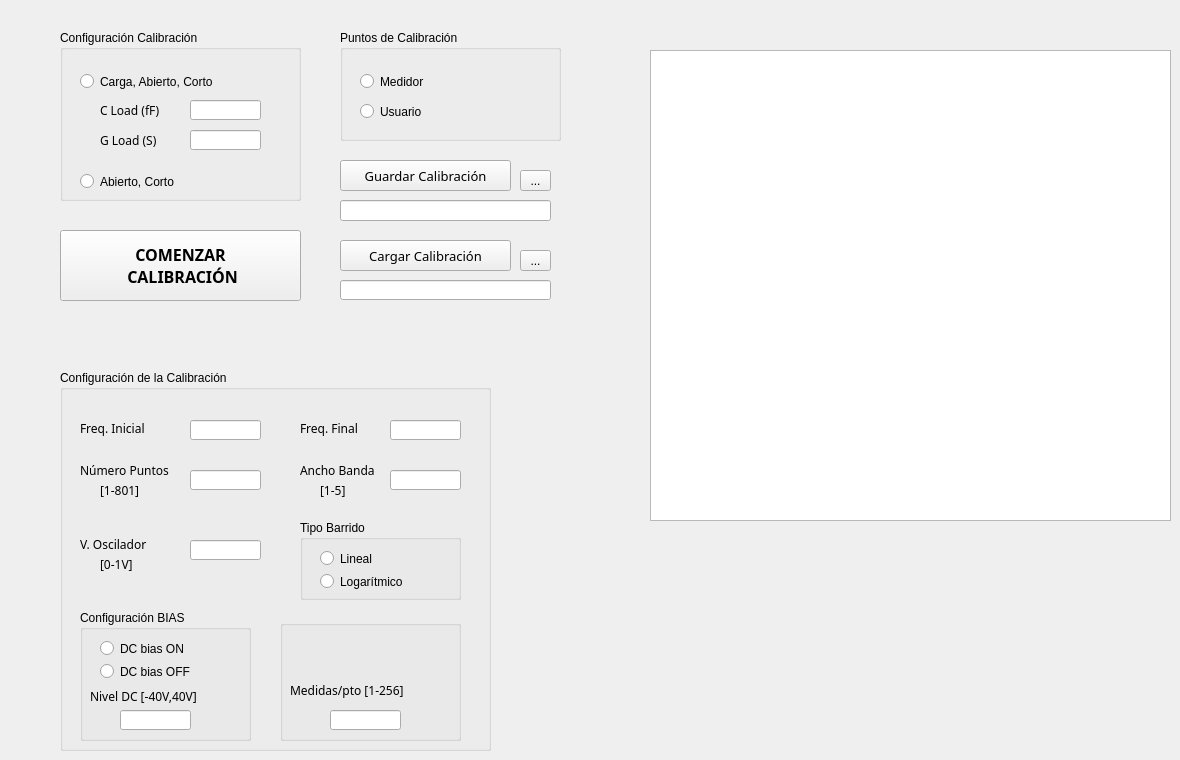
         <widget class="QWidget" name="calibracion">
          <property name="acceptDrops">
           <bool>false</bool>
          </property>
          <attribute name="title">
           <string>CALIBRACIÓN</string>
          </attribute>
          <widget class="QPushButton" name="GO_CAL">
           <property name="geometry">
            <rect>
             <x>60</x>
             <y>230</y>
             <width>241</width>
             <height>71</height>
            </rect>
           </property>
           <property name="font">
            <font>
             <family>Courier 10 Pitch</family>
             <pointsize>12</pointsize>
             <weight>75</weight>
             <bold>true</bold>
            </font>
           </property>
           <property name="text">
            <string>COMENZAR 
 CALIBRACIÓN</string>
           </property>
          </widget>
          <widget class="QPushButton" name="SAVE_CAL">
           <property name="geometry">
            <rect>
             <x>340</x>
             <y>160</y>
             <width>171</width>
             <height>31</height>
            </rect>
           </property>
           <property name="font">
            <font>
             <family>Courier 10 Pitch</family>
             <pointsize>10</pointsize>
            </font>
           </property>
           <property name="text">
            <string>Guardar Calibración</string>
           </property>
          </widget>
          <widget class="QGroupBox" name="groupBox_5">
           <property name="geometry">
            <rect>
             <x>60</x>
             <y>30</y>
             <width>241</width>
             <height>171</height>
            </rect>
           </property>
           <property name="title">
            <string>Configuración Calibración</string>
           </property>
           <widget class="QRadioButton" name="radioButton_config_cal_2">
            <property name="geometry">
             <rect>
              <x>20</x>
              <y>140</y>
              <width>161</width>
              <height>23</height>
             </rect>
            </property>
            <property name="text">
             <string>Abierto, Corto</string>
            </property>
           </widget>
           <widget class="QRadioButton" name="radioButton_config_cal_1">
            <property name="geometry">
             <rect>
              <x>20</x>
              <y>40</y>
              <width>201</width>
              <height>23</height>
             </rect>
            </property>
            <property name="text">
             <string>Carga, Abierto, Corto</string>
            </property>
           </widget>
           <widget class="QLabel" name="label_18">
            <property name="geometry">
             <rect>
              <x>40</x>
              <y>70</y>
              <width>91</width>
              <height>20</height>
             </rect>
            </property>
            <property name="font">
             <font>
              <family>Courier 10 Pitch</family>
              <pointsize>9</pointsize>
             </font>
            </property>
            <property name="text">
             <string>C Load (fF)</string>
            </property>
           </widget>
           <widget class="QLineEdit" name="c_load">
            <property name="geometry">
             <rect>
              <x>130</x>
              <y>70</y>
              <width>71</width>
              <height>20</height>
             </rect>
            </property>
            <property name="readOnly">
             <bool>false</bool>
            </property>
           </widget>
           <widget class="QLabel" name="label_19">
            <property name="geometry">
             <rect>
              <x>40</x>
              <y>100</y>
              <width>81</width>
              <height>20</height>
             </rect>
            </property>
            <property name="font">
             <font>
              <family>Courier 10 Pitch</family>
              <pointsize>9</pointsize>
             </font>
            </property>
            <property name="text">
             <string>G Load (S)</string>
            </property>
           </widget>
           <widget class="QLineEdit" name="g_load">
            <property name="geometry">
             <rect>
              <x>130</x>
              <y>100</y>
              <width>71</width>
              <height>20</height>
             </rect>
            </property>
            <property name="readOnly">
             <bool>false</bool>
            </property>
           </widget>
          </widget>
          <widget class="QGroupBox" name="groupBox_6">
           <property name="geometry">
            <rect>
             <x>340</x>
             <y>30</y>
             <width>221</width>
             <height>111</height>
            </rect>
           </property>
           <property name="title">
            <string>Puntos de Calibración</string>
           </property>
           <widget class="QRadioButton" name="radioButton_pto_cal_usuario">
            <property name="geometry">
             <rect>
              <x>20</x>
              <y>70</y>
              <width>161</width>
              <height>23</height>
             </rect>
            </property>
            <property name="text">
             <string>Usuario</string>
            </property>
           </widget>
           <widget class="QRadioButton" name="radioButton_pto_cal_medidor">
            <property name="geometry">
             <rect>
              <x>20</x>
              <y>40</y>
              <width>131</width>
              <height>23</height>
             </rect>
            </property>
            <property name="text">
             <string>Medidor</string>
            </property>
           </widget>
          </widget>
          <widget class="QPushButton" name="LOAD_CAL">
           <property name="geometry">
            <rect>
             <x>340</x>
             <y>240</y>
             <width>171</width>
             <height>31</height>
            </rect>
           </property>
           <property name="font">
            <font>
             <family>Courier 10 Pitch</family>
             <pointsize>10</pointsize>
            </font>
           </property>
           <property name="text">
            <string>Cargar Calibración</string>
           </property>
          </widget>
          <widget class="QToolButton" name="toolButton_load_2">
           <property name="geometry">
            <rect>
             <x>520</x>
             <y>250</y>
             <width>31</width>
             <height>21</height>
            </rect>
           </property>
           <property name="text">
            <string>...</string>
           </property>
          </widget>
          <widget class="QLineEdit" name="load_path_2">
           <property name="geometry">
            <rect>
             <x>340</x>
             <y>280</y>
             <width>211</width>
             <height>20</height>
            </rect>
           </property>
           <property name="readOnly">
            <bool>false</bool>
           </property>
          </widget>
          <widget class="QLineEdit" name="save_path_2">
           <property name="geometry">
            <rect>
             <x>340</x>
             <y>200</y>
             <width>211</width>
             <height>21</height>
            </rect>
           </property>
          </widget>
          <widget class="QToolButton" name="toolButton_save_2">
           <property name="geometry">
            <rect>
             <x>520</x>
             <y>170</y>
             <width>31</width>
             <height>21</height>
            </rect>
           </property>
           <property name="text">
            <string>...</string>
           </property>
          </widget>
          <widget class="QTextBrowser" name="textBrowser_2">
           <property name="geometry">
            <rect>
             <x>650</x>
             <y>50</y>
             <width>521</width>
             <height>471</height>
            </rect>
           </property>
          </widget>
          <widget class="QGroupBox" name="groupBox_14">
           <property name="geometry">
            <rect>
             <x>60</x>
             <y>370</y>
             <width>431</width>
             <height>381</height>
            </rect>
           </property>
           <property name="autoFillBackground">
            <bool>false</bool>
           </property>
           <property name="title">
            <string>Configuración de la Calibración</string>
           </property>
           <widget class="QLineEdit" name="f_inicial_2">
            <property name="geometry">
             <rect>
              <x>130</x>
              <y>50</y>
              <width>71</width>
              <height>20</height>
             </rect>
            </property>
            <property name="readOnly">
             <bool>false</bool>
            </property>
           </widget>
           <widget class="QLineEdit" name="n_puntos_2">
            <property name="geometry">
             <rect>
              <x>130</x>
              <y>100</y>
              <width>71</width>
              <height>20</height>
             </rect>
            </property>
            <property name="readOnly">
             <bool>false</bool>
            </property>
           </widget>
           <widget class="QLabel" name="label_45">
            <property name="geometry">
             <rect>
              <x>20</x>
              <y>90</y>
              <width>101</width>
              <height>20</height>
             </rect>
            </property>
            <property name="font">
             <font>
              <family>Courier 10 Pitch</family>
              <pointsize>9</pointsize>
             </font>
            </property>
            <property name="text">
             <string>Número Puntos</string>
            </property>
           </widget>
           <widget class="QLabel" name="label_47">
            <property name="geometry">
             <rect>
              <x>20</x>
              <y>50</y>
              <width>101</width>
              <height>16</height>
             </rect>
            </property>
            <property name="font">
             <font>
              <family>Courier 10 Pitch</family>
              <pointsize>9</pointsize>
             </font>
            </property>
            <property name="text">
             <string>Freq. Inicial</string>
            </property>
           </widget>
           <widget class="QLabel" name="label_48">
            <property name="geometry">
             <rect>
              <x>240</x>
              <y>50</y>
              <width>91</width>
              <height>16</height>
             </rect>
            </property>
            <property name="font">
             <font>
              <family>Courier 10 Pitch</family>
              <pointsize>9</pointsize>
             </font>
            </property>
            <property name="text">
             <string>Freq. Final</string>
            </property>
           </widget>
           <widget class="QLineEdit" name="f_final_2">
            <property name="geometry">
             <rect>
              <x>330</x>
              <y>50</y>
              <width>71</width>
              <height>20</height>
             </rect>
            </property>
            <property name="readOnly">
             <bool>false</bool>
            </property>
           </widget>
           <widget class="QLabel" name="label_49">
            <property name="geometry">
             <rect>
              <x>240</x>
              <y>90</y>
              <width>101</width>
              <height>20</height>
             </rect>
            </property>
            <property name="font">
             <font>
              <family>Courier 10 Pitch</family>
              <pointsize>9</pointsize>
             </font>
            </property>
            <property name="text">
             <string>Ancho Banda</string>
            </property>
           </widget>
           <widget class="QLineEdit" name="ancho_banda_2">
            <property name="geometry">
             <rect>
              <x>330</x>
              <y>100</y>
              <width>71</width>
              <height>20</height>
             </rect>
            </property>
            <property name="readOnly">
             <bool>false</bool>
            </property>
           </widget>
           <widget class="QLabel" name="label_54">
            <property name="geometry">
             <rect>
              <x>40</x>
              <y>110</y>
              <width>101</width>
              <height>20</height>
             </rect>
            </property>
            <property name="font">
             <font>
              <family>Courier 10 Pitch</family>
              <pointsize>9</pointsize>
             </font>
            </property>
            <property name="text">
             <string>[1-801]</string>
            </property>
           </widget>
           <widget class="QLabel" name="label_55">
            <property name="geometry">
             <rect>
              <x>260</x>
              <y>110</y>
              <width>41</width>
              <height>20</height>
             </rect>
            </property>
            <property name="font">
             <font>
              <family>Courier 10 Pitch</family>
              <pointsize>9</pointsize>
             </font>
            </property>
            <property name="text">
             <string>[1-5]</string>
            </property>
           </widget>
           <widget class="QLabel" name="label_56">
            <property name="geometry">
             <rect>
              <x>40</x>
              <y>184</y>
              <width>101</width>
              <height>20</height>
             </rect>
            </property>
            <property name="font">
             <font>
              <family>Courier 10 Pitch</family>
              <pointsize>9</pointsize>
             </font>
            </property>
            <property name="text">
             <string>[0-1V]</string>
            </property>
           </widget>
           <widget class="QLabel" name="label_57">
            <property name="geometry">
             <rect>
              <x>20</x>
              <y>164</y>
              <width>101</width>
              <height>20</height>
             </rect>
            </property>
            <property name="font">
             <font>
              <family>Courier 10 Pitch</family>
              <pointsize>9</pointsize>
             </font>
            </property>
            <property name="text">
             <string>V. Oscilador</string>
            </property>
           </widget>
           <widget class="QLineEdit" name="vosc_2">
            <property name="geometry">
             <rect>
              <x>130</x>
              <y>170</y>
              <width>71</width>
              <height>20</height>
             </rect>
            </property>
            <property name="readOnly">
             <bool>false</bool>
            </property>
           </widget>
           <widget class="QGroupBox" name="groupBox_8">
            <property name="geometry">
             <rect>
              <x>240</x>
              <y>150</y>
              <width>161</width>
              <height>80</height>
             </rect>
            </property>
            <property name="title">
             <string>Tipo Barrido</string>
            </property>
            <widget class="QRadioButton" name="radioButton_lineal_2">
             <property name="geometry">
              <rect>
               <x>20</x>
               <y>27</y>
               <width>111</width>
               <height>23</height>
              </rect>
             </property>
             <property name="text">
              <string>Lineal</string>
             </property>
            </widget>
            <widget class="QRadioButton" name="radioButton_log_2">
             <property name="geometry">
              <rect>
               <x>20</x>
               <y>50</y>
               <width>111</width>
               <height>23</height>
              </rect>
             </property>
             <property name="text">
              <string>Logarítmico</string>
             </property>
            </widget>
           </widget>
           <widget class="QGroupBox" name="groupBox_9">
            <property name="geometry">
             <rect>
              <x>20</x>
              <y>240</y>
              <width>171</width>
              <height>131</height>
             </rect>
            </property>
            <property name="title">
             <string>Configuración BIAS</string>
            </property>
            <property name="checkable">
             <bool>false</bool>
            </property>
            <widget class="QRadioButton" name="radioButton_DC_OFF_2">
             <property name="geometry">
              <rect>
               <x>20</x>
               <y>50</y>
               <width>111</width>
               <height>23</height>
              </rect>
             </property>
             <property name="text">
              <string>DC bias OFF</string>
             </property>
            </widget>
            <widget class="QRadioButton" name="radioButton_DC_ON_2">
             <property name="geometry">
              <rect>
               <x>20</x>
               <y>27</y>
               <width>111</width>
               <height>23</height>
              </rect>
             </property>
             <property name="text">
              <string>DC bias ON</string>
             </property>
            </widget>
            <widget class="QLabel" name="label_21">
             <property name="geometry">
              <rect>
               <x>10</x>
               <y>76</y>
               <width>141</width>
               <height>20</height>
              </rect>
             </property>
             <property name="font">
              <font>
               <family>Courier 10 Pitch</family>
               <pointsize>9</pointsize>
              </font>
             </property>
             <property name="text">
              <string>Nivel DC [-40V,40V]</string>
             </property>
            </widget>
            <widget class="QLineEdit" name="nivel_DC_2">
             <property name="geometry">
              <rect>
               <x>40</x>
               <y>100</y>
               <width>71</width>
               <height>20</height>
              </rect>
             </property>
             <property name="readOnly">
              <bool>false</bool>
             </property>
            </widget>
           </widget>
           <widget class="QGroupBox" name="groupBox_7">
            <property name="geometry">
             <rect>
              <x>220</x>
              <y>250</y>
              <width>181</width>
              <height>121</height>
             </rect>
            </property>
            <widget class="QLabel" name="label_20">
             <property name="geometry">
              <rect>
               <x>10</x>
               <y>60</y>
               <width>141</width>
               <height>20</height>
              </rect>
             </property>
             <property name="font">
              <font>
               <family>Courier 10 Pitch</family>
               <pointsize>9</pointsize>
              </font>
             </property>
             <property name="text">
              <string>Medidas/pto [1-256]</string>
             </property>
            </widget>
            <widget class="QLineEdit" name="n_medidas_punto_2">
             <property name="geometry">
              <rect>
               <x>50</x>
               <y>90</y>
               <width>71</width>
               <height>20</height>
              </rect>
             </property>
             <property name="readOnly">
              <bool>false</bool>
             </property>
            </widget>
           </widget>
          </widget>
         </widget>
